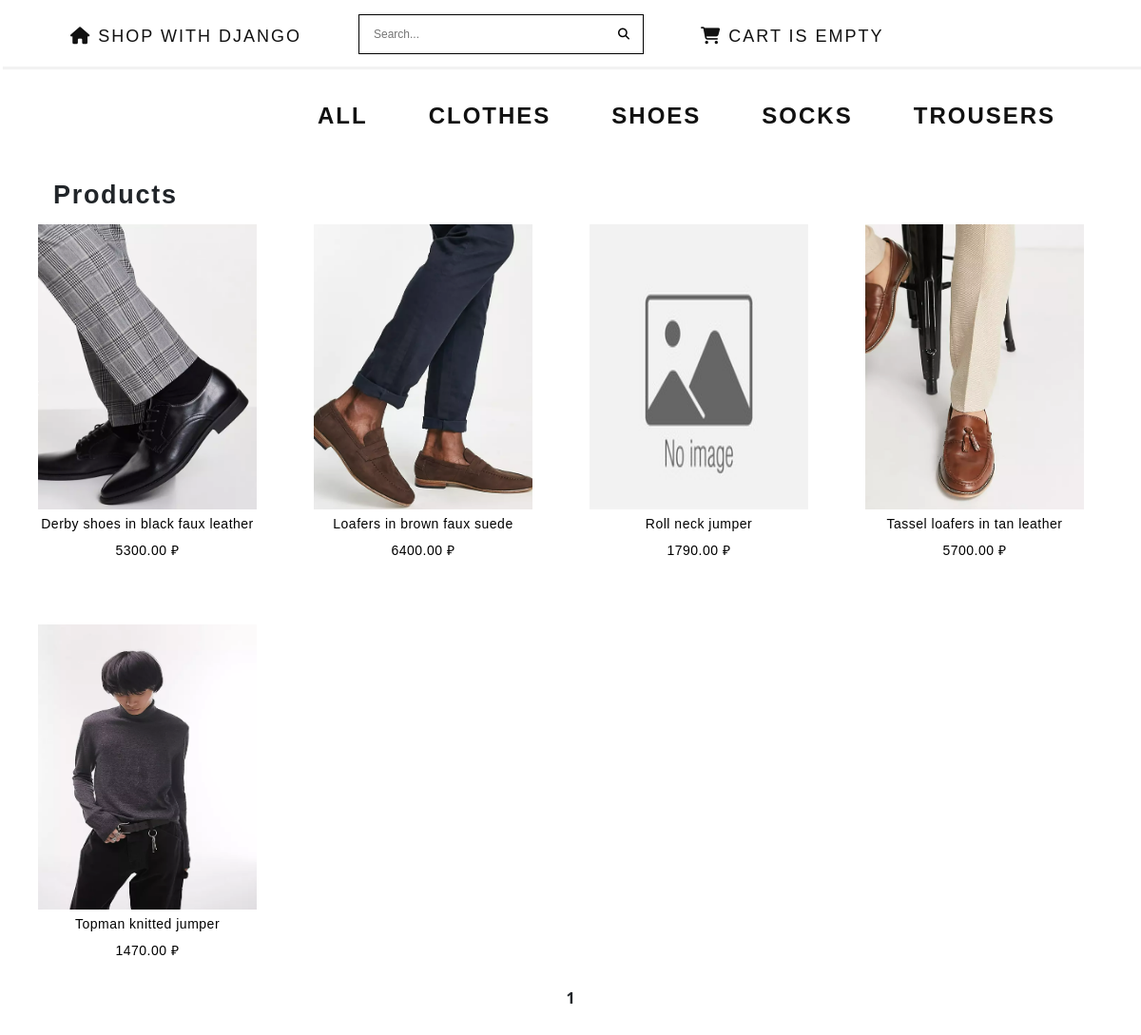
The page / on the database its author committed.
### store/models.py (models this page shows, shortened)
class Category(models.Model):
    name = models.CharField(max_length=100, db_index=True)
    slug = models.SlugField(db_index=True)
    class Meta:
        ordering = ['name', ]
        verbose_name = 'Category'
        verbose_name_plural = 'Categories'
    def get_absolute_url(self):
        return reverse('product_list', args=[str(self.slug)])

class Product(models.Model):
    category = models.ForeignKey(Category, on_delete=models.CASCADE)
    name = models.CharField(max_length=100, db_index=True)
    slug = models.SlugField(db_index=True)
    description = models.TextField(max_length=500)
    price = models.DecimalField(max_digits=10, decimal_places=2)
    image = models.ImageField(blank=True, upload_to='image')
    available = models.BooleanField(default=True)
    stock = models.PositiveIntegerField()
    update = models.DateTimeField(auto_now_add=True)
    date_create = models.DateTimeField(auto_now=True)
    class Meta:
        ordering = ['name', ]
        index_together = ['id', 'slug']
        verbose_name = 'Product'
        verbose_name_plural = 'Products'
    def get_absolute_url(self):
        return reverse('product_detail', args=[str(self.id), str(self.slug)])

### store/views.py (the view)
# urls.py: path('', views.product_list, name='product_list'),
def product_list(request, category_slug=None):
    category = None
    categories = Category.objects.all()
    product = Product.objects.filter(available=True)
    items_per_page = 15
    search_query = request.GET.get('q')
    if search_query:
        product = product.filter(name__icontains=search_query)
    if category_slug:
        category = get_object_or_404(Category, slug=category_slug)
        product = Product.objects.filter(category=category)
    paginator = Paginator(product, items_per_page)
    page_number = request.GET.get('page')
    try:
        page = paginator.get_page(page_number)
    except PageNotAnInteger:
        page = paginator.get_page(1)
    except EmptyPage:
        page = paginator.get_page(paginator.num_pages)
    return render(request, 'list_of_products.html',
                  {'categories': categories, 'product': page, 'category': category, 'page': page})

### cart/context_processors.py (called while the page is built)
def cart(request):
    return {'cart': Cart(request)}

### cart/core.py (called while the page is built)
    def __len__(self):
        return sum(item['quantity'] for item in self.cart.values())

### templates/list_of_products.html (shortened to what this page needs)
{% extends 'base.html' %}
{% load static %}
{% block content %}
<nav class="container1">
    <ul id="menu2" class="complex_list2">
        {% if category is None %}
        <li><a href="{% url 'product_list' %}">All</a></li>
        {% for x in categories %}
        <li><a href="{{ x.get_absolute_url }}">{{ x.name }}</a></li>
        {% endfor %}
        {% endif %}
    </ul>
</nav>
<div class="shop">
    <div class="products">
        {% if category %}
        <h1 class="cat"> {{ category }} </h1>
        {% else %}
        <h1> Products </h1>
        {% endif %}
        <div class="category_wrapper">
            {% for x in product %}
            <div>
                <a href="{{ x.get_absolute_url }}">
                    <img src="{% if x.image %}{{ x.image.url }}{% else %}{% static 'img/no_image.jpg' %}{% endif %}"
                         class="image_list">
                </a>
                <h2><a href="{{ x.get_absolute_url }}">{{ x.name }}</a></h2>
                <p><a href="{{ x.get_absolute_url }}">{{ x.price }} ₽</a></p>
            </div>
            {% endfor %}
        </div>
    </div>
</div>
<div class="pagination">
    <span class="current-page">{{ page.number }}</span>
</div>
{% endblock %}

### static/css/style.css (style rules this page uses)
a { text-decoration: none; color: black; }
li { list-style-type: none; }
.image_list { width: 230px; height: 300px; }
.shop { display: flex; }
.products { padding-left: 40px; }
.products h1 { color: inherit; font-family: futura-pt, sans-serif; font-size: 27px; font-weight: 700; letter-spacing: 1.7px; line-height: 30px; padding: 30px 16px 8px; }
.category_wrapper { display: flex; flex-wrap: wrap; gap: 60px; }
.category_wrapper p, h2 { text-align: center; font-family: futura-pt, sans-serif; font-size: 14px; letter-spacing: .5px; line-height: 20px; margin: 5px 0 8px; width: 100%; }
.category_wrapper div { width: 230px; }
* { box-sizing: border-box; }
.pagination { display: flex; justify-content: center; margin-top: 20px; padding-bottom: 50px; }
.current-page { font-weight: bold; }
.container1 { display: inline-block; margin-left: 25%; }
ul.complex_list2 { display: flex; flex-direction: row; justify-content: center; }
.complex_list2 li { font: 0.75em arial; list-style: none; }
.complex_list2 li a { text-decoration: none; margin: 2px; color: #fff; }
#menu2 { float: none; }
#menu2 li { display: inline-block; margin-right: 60px; }
#menu2 a { color: #111; white-space: nowrap; text-transform: uppercase; letter-spacing: 2px; font-weight: bold; font-size: x-large; display: block; line-height: 40px; }

### rows shown on the page
Category: name "CLOTHES"
Category: name "SHOES"
Category: name "SOCKS"
Category: name "TROUSERS"
Product: image (picture), name "Derby shoes in black faux leather", price "5300.00"
Product: image (picture), name "Loafers in brown faux suede", price "6400.00"
Product: name "Roll neck jumper", price "1790.00"
Product: image (picture), name "Tassel loafers in tan leather", price "5700.00"
Product: image (picture), name "Topman knitted jumper", price "1470.00"

### other values the page prints
{{ page.number }} "1"
